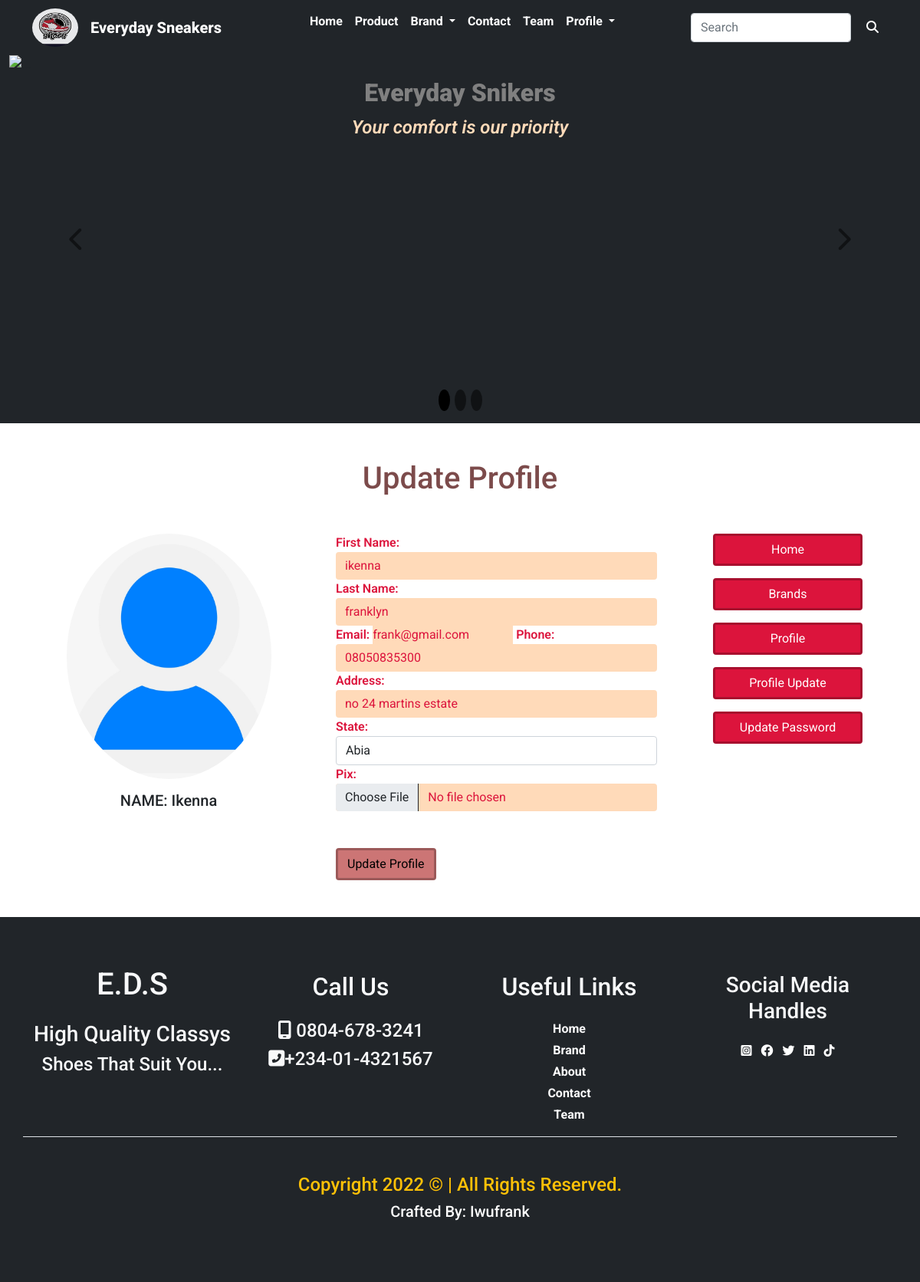
Screenshot of /profile_update (signed in) with the database file from the repository.
### home/models.py (models this page shows, shortened)
class Profile(models.Model):
    user = models.OneToOneField(User, on_delete=models.CASCADE, default=1)
    first_name = models.CharField(max_length=50)
    last_name = models.CharField(max_length=50)
    email = models.EmailField(max_length=50)
    phone = models.CharField(max_length=20)
    address = models.CharField(max_length=255)
    state = models.CharField(max_length=255)
    pix = models.ImageField(upload_to= 'profile', default= 'avatar.png')
    class Meta:
        db_table = 'profile'
        managed = True
        verbose_name = 'Profile'
        verbose_name_plural = 'Profiles'

### home/views.py (the view, shortened to what this page needs)
# urls.py: path('profile_update', views.profile_update, name='profile_update'),
@login_required(login_url='signin')
def profile_update(request):
    profile = Profile.objects.get(user__username = request.user.username)
    update = ProfileUpdate(instance = request.user.profile)#instantiate the form for a GET request along with the user's details
    context = {
        'profile':profile,
        'update':update,
    }
    return render(request, 'profile_update.html', context)

### home/forms.py
class ProfileUpdate(forms.ModelForm):
    class Meta:
        model = Profile
        fields = ['first_name', 'last_name', 'email', 'phone', 'address', 'state', 'pix']
        widgets ={
            'first_name':forms.TextInput(attrs={'class':'form-control', 'placeholder':'First Name'}),
            'last_name':forms.TextInput(attrs={'class':'form-control', 'placeholder':'Last Name'}),
            'phone':forms.TextInput(attrs={'class':'form-control', 'placeholder':'Phone Number'}),
            'address':forms.TextInput(attrs={'class':'form-control', 'placeholder':'Home Address'}),
            'state':forms.Select(attrs={'class':'form-control', 'placeholder':'State'}, choices=STATE),
            'pix':forms.FileInput(attrs={'class':'form-control'})
        }

### home/context_processor.py (called while the page is built)
def cartcount(request):
    reading = Shopcart.objects.filter(user__username =request.user.username, paid=False)
    cartread = 0
    for item in reading:
        cartread += item.quantity
    return {'cartread':cartread}

### home/templates/profile_update.html (shortened to what this page needs)
{% extends 'base.html' %}
 {% block header %} {% include "header.html" %} {% endblock header %}
 {% block carousel %} {% include "carousel.html" %}{% endblock carousel %}
 {% block content %}
    <div class="container mt-5 mb-5">
        <h1 class="cap text-center mt-5 mb-5"> Update Profile</h1>
        <div class="row justify-content-center justify-content-md-around justify-content-lg-center text-center gy-5">
            <div class="col-10 col-sm-10 col-md-4 col-lg-4 col-xl-4">
                <div class="card border-0 bg-transparent">
                    <img src="{{profile.pix.url}}"  class="card-img-top rounded-circle w-75 mx-auto team-img">
                    <div class="card-body">
                      <h5 class="card-title text-truncate">NAME: {{profile.first_name|title}}</h5>
                    </div>
                  </div>
            </div>
            <div class="col-10 col-sm-10 col-md-5 col-lg-5 col-xl-5 text-start text-capitalize">
                <div class=" profile-form px-lg-3">
                    <form action="{% url 'profile_update' %}" method="POST" enctype="multipart/form-data">
                       <div class="form-group">
                           {{update}}
                       </div>
                    </form>
                    <br><br>
                    <button type="submit" class="btn order">Update Profile</button>
                  </div>
            </div>
            <div class="col-10 col-sm-10 col-md-3 col-lg-3 col-xl-3">
                <ul class="list-unstyled callback">
                    <li class="mb-3"><a href="{% url 'index' %}" class="btn w-75">home</a></li>
                    <li class="mb-3"><a href="{% url 'products' %}" class="btn w-75">brands</a></li>
                    <li class="mb-3"><a href="{% url 'profile' %}" class="btn w-75">profile</a></li>
                    <li class="mb-3"><a href="{% url 'profile_update' %}" class="btn w-75">profile update</a></li>
                    <li class="mb-3"><a href="{% url 'password' %}" class="btn w-75">update password</a></li>
                </ul>
            </div>
        </div>
    </div>
 {% endblock content %}
 {% block footer %} {% include "footer.html" %} {% endblock footer %}

### home/static/css/style.css (style rules this page uses)
* { margin: 0; padding: 0; box-sizing: border-box; }
html { scroll-behavior: smooth; }
body { font-family: 'Roboto', sans-serif; }
a { text-decoration: none; }
.btn { color: black; }
.btn { border: solid rgba(0, 0, 0, 0.24); }
.team-img { height: 40vh; }
.row { font-weight: bold; }
.card { transition: transform 0.3s; }
.cap { text-align: center; color: rgba(78, 12, 12, 0.74); }
.order { background: rgba(187, 71, 71, 0.747); }
.callback a { background: crimson; color: white; text-transform: capitalize; }
.profile-form input { background: peachpuff; color: crimson; border: none; outline: none; box-shadow: none; }
.profile-form label { color: crimson; font-weight: 600; }

### rows the page displays
Profile: pix (placeholder picture), first_name "Ikenna", first_name "ikenna", last_name "franklyn", email "frank@gmail.com", phone "08050835300", address "no 24 martins estate", state "Abia"
